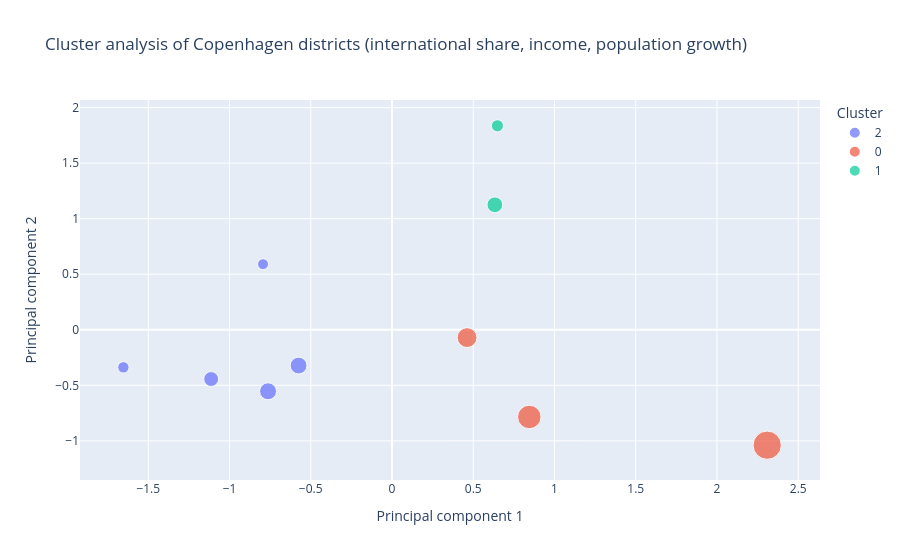

Notebook code for this chart:
### Code cell
# Income for 2024 (from district_df)
income_cols_list = [c for c in district_df.columns if c.startswith('avg_income_dkk_')]

income_long_df = district_df.melt(
    id_vars=['age_group', 'sex', 'ancestry', 'district'],
    value_vars=income_cols_list,
    var_name='year',
    value_name='avg_income_dkk'
)
income_long_df['year'] = income_long_df['year'].str.replace('avg_income_dkk_', '', regex=False).astype(int)

income_2024 = (
    income_long_df[
        (income_long_df['year'] == 2024) &
        (income_long_df['age_group'] == 'Years in total') &
        (income_long_df['sex'] == 'Sex total') &
        (income_long_df['ancestry'] == 'Ancestry total') &
        (income_long_df['district'].isin(main_districts))
    ][["district", "avg_income_dkk"]]
    .drop_duplicates(subset='district')
)

international_2024 = (
    population_long[
        (population_long['year'] == 2024) &
        (population_long['ancestry'].str.contains('Immigrant|Descendant|Descendat', case=False, na=False))
    ]
    .groupby('district', as_index=False)['population']
    .sum()
    .rename(columns={'population': 'international_population'})
)

total_2024_c = (
    population_long[
        (population_long['year'] == 2024) &
        (population_long['ancestry'] == 'Ancestry total')
    ][['district', 'population']]
    .rename(columns={'population': 'total_population'})
)

share_2024 = international_2024.merge(total_2024_c, on='district')
share_2024['international_share'] = share_2024['international_population'] / share_2024['total_population'] * 100

# Population growth
pop_1995_c = population_long[
    (population_long['year'] == 1995) & (population_long['ancestry'] == 'Ancestry total')
][['district', 'population']].rename(columns={'population': 'population_1995'})

pop_2024_c = population_long[
    (population_long['year'] == 2024) & (population_long['ancestry'] == 'Ancestry total')
][['district', 'population']].rename(columns={'population': 'population_2024'})

growth_df = pop_1995_c.merge(pop_2024_c, on='district')
growth_df['population_growth_percent'] = (growth_df['population_2024'] - growth_df['population_1995']) / growth_df['population_1995'] * 100

# Merge all features
cluster_input = (
    income_2024
    .merge(share_2024[['district', 'international_share']], on='district')
    .merge(growth_df[['district', 'population_growth_percent']], on='district')
    .dropna()
)
cluster_input = cluster_input[cluster_input['district'].isin(main_districts)]

features_c = cluster_input[['international_share', 'avg_income_dkk', 'population_growth_percent']]
scaler_c = StandardScaler()
scaled_c = scaler_c.fit_transform(features_c)

kmeans_c = KMeans(n_clusters=3, random_state=42, n_init=10)
cluster_input['cluster'] = kmeans_c.fit_predict(scaled_c)

pca_c = PCA(n_components=2)
pca_vals = pca_c.fit_transform(scaled_c)
cluster_input['pca1'] = pca_vals[:, 0]
cluster_input['pca2'] = pca_vals[:, 1]

fig = px.scatter(
    cluster_input,
    x='pca1', y='pca2',
    color=cluster_input['cluster'].astype(str),
    size='population_growth_percent',
    hover_name='district',
    hover_data={
        'international_share': ':.1f',
        'avg_income_dkk': ':,.0f',
        'population_growth_percent': ':.1f',
        'cluster': True
    },
    title='Cluster analysis of Copenhagen districts (international share, income, population growth)',
    labels={
        'pca1': 'Principal component 1',
        'pca2': 'Principal component 2',
        'color': 'Cluster'
    }
)
fig.show()

### Figure 1 — Plotly figure (JSON) as saved in the notebook; plotly's stock layout.template omitted (floating-point values rounded to 4 significant figures)
{"data": [{"customdata": [[22.66, 303700.0, 37.06, 2.0], [21.71, 303700.0, 28.58, 2.0], [27.08, 303700.0, 15.42, 2.0], [19.98, 303700.0, 16.69, 2.0], [24.33, 303700.0, 36.26, 2.0]], "hovertemplate": "<b>%{hovertext}</b><br><br>Cluster=2<br>Principal component 1=%{x}<br>Principal component 2=%{y}<br>population_growth_percent=%{customdata[2]:.1f}<br>international_share=%{customdata[0]:.1f}<br>avg_income_dkk=%{customdata[1]:,.0f}<br>cluster=%{customdata[3]}<extra></extra>", "hovertext": ["Indre By", "Østerbro", "Nørrebro", "Vanløse", "Amager Øst"], "legendgroup": "2", "marker": {"color": "#636efa", "size": [37.06, 28.58, 15.42, 16.69, 36.26], "sizemode": "area", "sizeref": 0.2565, "symbol": "circle"}, "mode": "markers", "name": "2", "orientation": "v", "showlegend": true, "type": "scatter", "x": [-0.7628, -1.113, -0.7937, -1.653, -0.5749], "xaxis": "x", "y": [-0.5535, -0.4434, 0.5903, -0.3382, -0.3222], "yaxis": "y"}, {"customdata": [[28.13, 303700.0, 70.95, 0.0], [29.44, 303700.0, 50.73, 0.0], [32.93, 303700.0, 102.6, 0.0]], "hovertemplate": "<b>%{hovertext}</b><br><br>Cluster=0<br>Principal component 1=%{x}<br>Principal component 2=%{y}<br>population_growth_percent=%{customdata[2]:.1f}<br>international_share=%{customdata[0]:.1f}<br>avg_income_dkk=%{customdata[1]:,.0f}<br>cluster=%{customdata[3]}<extra></extra>", "hovertext": ["Vesterbro/Kongens Enghave", "Valby", "Amager Vest"], "legendgroup": "0", "marker": {"color": "#EF553B", "size": [70.95, 50.73, 102.6], "sizemode": "area", "sizeref": 0.2565, "symbol": "circle"}, "mode": "markers", "name": "0", "orientation": "v", "showlegend": true, "type": "scatter", "x": [0.845, 0.462, 2.309], "xaxis": "x", "y": [-0.7847, -0.07026, -1.039], "yaxis": "y"}, {"customdata": [[37.76, 303700.0, 19.04, 1.0], [34.87, 303700.0, 31.85, 1.0]], "hovertemplate": "<b>%{hovertext}</b><br><br>Cluster=1<br>Principal component 1=%{x}<br>Principal component 2=%{y}<br>population_growth_percent=%{customdata[2]:.1f}<br>international_share=%{customdata[0]:.1f}<br>avg_income_dkk=%{customdata[1]:,.0f}<br>cluster=%{customdata[3]}<extra></extra>", "hovertext": ["Brønshøj-Husum", "Bispebjerg"], "legendgroup": "1", "marker": {"color": "#00cc96", "size": [19.04, 31.85], "sizemode": "area", "sizeref": 0.2565, "symbol": "circle"}, "mode": "markers", "name": "1", "orientation": "v", "showlegend": true, "type": "scatter", "x": [0.6486, 0.6329], "xaxis": "x", "y": [1.836, 1.125], "yaxis": "y"}], "layout": {"legend": {"itemsizing": "constant", "title": {"text": "Cluster"}, "tracegroupgap": 0}, "title": {"text": "Cluster analysis of Copenhagen districts (international share, income, population growth)"}, "xaxis": {"anchor": "y", "domain": [0, 1], "title": {"text": "Principal component 1"}}, "yaxis": {"anchor": "x", "domain": [0, 1], "title": {"text": "Principal component 2"}}}}
